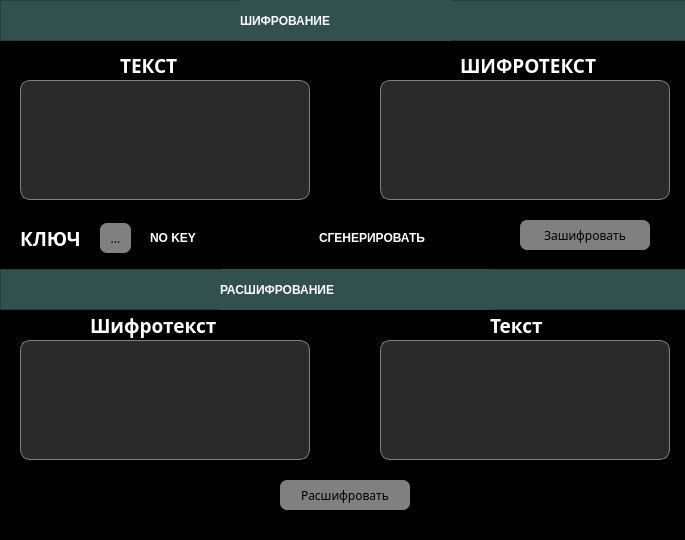
<?xml version="1.0" encoding="UTF-8"?>
<ui version="4.0">
 <class>MainWindow</class>
 <widget class="QMainWindow" name="MainWindow">
  <property name="geometry">
   <rect>
    <x>0</x>
    <y>0</y>
    <width>685</width>
    <height>540</height>
   </rect>
  </property>
  <property name="sizePolicy">
   <sizepolicy hsizetype="Fixed" vsizetype="Fixed">
    <horstretch>0</horstretch>
    <verstretch>0</verstretch>
   </sizepolicy>
  </property>
  <property name="minimumSize">
   <size>
    <width>685</width>
    <height>540</height>
   </size>
  </property>
  <property name="maximumSize">
   <size>
    <width>685</width>
    <height>540</height>
   </size>
  </property>
  <property name="windowTitle">
   <string>Вернам</string>
  </property>
  <property name="styleSheet">
   <string notr="true">background-color: rgb(0, 0, 0);</string>
  </property>
  <widget class="QWidget" name="centralwidget">
   <property name="styleSheet">
    <string notr="true">background-color: rgb(0, 0,0);</string>
   </property>
   <widget class="QLabel" name="label_10">
    <property name="geometry">
     <rect>
      <x>490</x>
      <y>310</y>
      <width>61</width>
      <height>30</height>
     </rect>
    </property>
    <property name="font">
     <font>
      <family>Century Gothic</family>
      <pointsize>14</pointsize>
      <weight>87</weight>
      <italic>false</italic>
      <bold>true</bold>
     </font>
    </property>
    <property name="styleSheet">
     <string notr="true">color: white;
font: 14pt &quot;Century Gothic&quot;;
font-weight: 700;
text-transform: uppercase;
</string>
    </property>
    <property name="text">
     <string>Текст</string>
    </property>
   </widget>
   <widget class="QPushButton" name="decrypt_btn">
    <property name="geometry">
     <rect>
      <x>280</x>
      <y>480</y>
      <width>130</width>
      <height>30</height>
     </rect>
    </property>
    <property name="font">
     <font>
      <family>Century Gothic</family>
     </font>
    </property>
    <property name="styleSheet">
     <string notr="true">QPushButton {
	color: black;
	background-color: grey;
	border-radius: 7px;
}

QPushButton:pressed {
	background-color: rgb(102, 102, 102);
}</string>
    </property>
    <property name="text">
     <string>Расшифровать</string>
    </property>
   </widget>
   <widget class="QLabel" name="label_9">
    <property name="geometry">
     <rect>
      <x>460</x>
      <y>50</y>
      <width>151</width>
      <height>30</height>
     </rect>
    </property>
    <property name="font">
     <font>
      <family>Century Gothic</family>
      <pointsize>14</pointsize>
      <weight>87</weight>
      <italic>false</italic>
      <bold>true</bold>
     </font>
    </property>
    <property name="styleSheet">
     <string notr="true">color: white;
font: 14pt &quot;Century Gothic&quot;;
font-weight: 700;</string>
    </property>
    <property name="text">
     <string>ШИФРОТЕКСТ</string>
    </property>
   </widget>
   <widget class="QFrame" name="frame_2">
    <property name="geometry">
     <rect>
      <x>0</x>
      <y>269</y>
      <width>701</width>
      <height>41</height>
     </rect>
    </property>
    <property name="autoFillBackground">
     <bool>false</bool>
    </property>
    <property name="styleSheet">
     <string notr="true">background-color: rgb(49, 80, 78)</string>
    </property>
    <property name="frameShape">
     <enum>QFrame::StyledPanel</enum>
    </property>
    <property name="frameShadow">
     <enum>QFrame::Raised</enum>
    </property>
    <widget class="QLabel" name="label_7">
     <property name="geometry">
      <rect>
       <x>220</x>
       <y>0</y>
       <width>271</width>
       <height>41</height>
      </rect>
     </property>
     <property name="styleSheet">
      <string notr="true">color: white;
font: 18pt &quot;Century Gothic&quot;;
font-weight: 700;</string>
     </property>
     <property name="text">
      <string>РАСШИФРОВАНИЕ</string>
     </property>
    </widget>
   </widget>
   <widget class="QFrame" name="frame">
    <property name="geometry">
     <rect>
      <x>0</x>
      <y>0</y>
      <width>701</width>
      <height>41</height>
     </rect>
    </property>
    <property name="styleSheet">
     <string notr="true">background-color: rgb(49, 80, 78)</string>
    </property>
    <property name="frameShape">
     <enum>QFrame::StyledPanel</enum>
    </property>
    <property name="frameShadow">
     <enum>QFrame::Raised</enum>
    </property>
    <widget class="QLabel" name="label_4">
     <property name="geometry">
      <rect>
       <x>240</x>
       <y>0</y>
       <width>211</width>
       <height>41</height>
      </rect>
     </property>
     <property name="styleSheet">
      <string notr="true">color: white;
font: 18pt &quot;Century Gothic&quot;;
font-weight: 700;</string>
     </property>
     <property name="text">
      <string>ШИФРОВАНИЕ</string>
     </property>
    </widget>
   </widget>
   <widget class="QPushButton" name="encrypt_btn">
    <property name="geometry">
     <rect>
      <x>520</x>
      <y>220</y>
      <width>130</width>
      <height>30</height>
     </rect>
    </property>
    <property name="font">
     <font>
      <family>Century Gothic</family>
     </font>
    </property>
    <property name="styleSheet">
     <string notr="true">QPushButton {
	color: black;
	background-color: grey;
	border-radius: 7px;
}

QPushButton:pressed {
	background-color: rgb(102, 102, 102);
}</string>
    </property>
    <property name="text">
     <string>Зашифровать</string>
    </property>
   </widget>
   <widget class="QLabel" name="label_8">
    <property name="geometry">
     <rect>
      <x>120</x>
      <y>50</y>
      <width>61</width>
      <height>30</height>
     </rect>
    </property>
    <property name="font">
     <font>
      <family>Century Gothic</family>
      <pointsize>14</pointsize>
      <weight>75</weight>
      <italic>false</italic>
      <bold>true</bold>
      <strikeout>false</strikeout>
      <stylestrategy>PreferAntialias</stylestrategy>
     </font>
    </property>
    <property name="styleSheet">
     <string notr="true">color: white;
</string>
    </property>
    <property name="text">
     <string>ТЕКСТ</string>
    </property>
   </widget>
   <widget class="QLabel" name="label_11">
    <property name="geometry">
     <rect>
      <x>90</x>
      <y>310</y>
      <width>151</width>
      <height>30</height>
     </rect>
    </property>
    <property name="font">
     <font>
      <family>Century Gothic</family>
      <pointsize>14</pointsize>
      <weight>87</weight>
      <italic>false</italic>
      <bold>true</bold>
     </font>
    </property>
    <property name="styleSheet">
     <string notr="true">color: white;
font: 14pt &quot;Century Gothic&quot;;
font-weight: 700;
text-transform: uppercase;
</string>
    </property>
    <property name="text">
     <string>Шифротекст</string>
    </property>
   </widget>
   <widget class="QPlainTextEdit" name="text_edit_encrypted">
    <property name="geometry">
     <rect>
      <x>20</x>
      <y>340</y>
      <width>290</width>
      <height>120</height>
     </rect>
    </property>
    <property name="styleSheet">
     <string notr="true">background-color: rgb(42, 42, 42);
border: 1px solid gray;
border-radius: 10px;
color: white;
</string>
    </property>
   </widget>
   <widget class="QTextBrowser" name="textBrowser_encrypted">
    <property name="geometry">
     <rect>
      <x>380</x>
      <y>80</y>
      <width>290</width>
      <height>120</height>
     </rect>
    </property>
    <property name="styleSheet">
     <string notr="true">background-color: rgb(42, 42, 42);
border: 1px solid gray;
border-radius: 10px;
color: white;
</string>
    </property>
   </widget>
   <widget class="QTextBrowser" name="textBrowser_decrypted">
    <property name="geometry">
     <rect>
      <x>380</x>
      <y>340</y>
      <width>290</width>
      <height>120</height>
     </rect>
    </property>
    <property name="styleSheet">
     <string notr="true">background-color: rgb(42, 42, 42);
border: 1px solid gray;
border-radius: 10px;
color: white;
</string>
    </property>
   </widget>
   <widget class="QPlainTextEdit" name="text_edit">
    <property name="geometry">
     <rect>
      <x>20</x>
      <y>80</y>
      <width>290</width>
      <height>120</height>
     </rect>
    </property>
    <property name="styleSheet">
     <string notr="true">background-color: rgb(42, 42, 42);
border: 1px solid gray;
border-radius: 10px;
color: white;
</string>
    </property>
   </widget>
   <widget class="QLabel" name="label">
    <property name="geometry">
     <rect>
      <x>20</x>
      <y>230</y>
      <width>71</width>
      <height>16</height>
     </rect>
    </property>
    <property name="font">
     <font>
      <family>Century Gothic</family>
      <pointsize>14</pointsize>
      <weight>75</weight>
      <bold>true</bold>
     </font>
    </property>
    <property name="styleSheet">
     <string notr="true">color: white;</string>
    </property>
    <property name="text">
     <string>КЛЮЧ</string>
    </property>
   </widget>
   <widget class="QPushButton" name="key_btn">
    <property name="geometry">
     <rect>
      <x>100</x>
      <y>223</y>
      <width>31</width>
      <height>30</height>
     </rect>
    </property>
    <property name="font">
     <font>
      <family>Century Gothic</family>
     </font>
    </property>
    <property name="styleSheet">
     <string notr="true">QPushButton {
	color: black;
	background-color: grey;
	border-radius: 7px;
}

QPushButton:pressed {
	background-color: rgb(102, 102, 102);
}</string>
    </property>
    <property name="text">
     <string>...</string>
    </property>
   </widget>
   <widget class="QLabel" name="label_2">
    <property name="geometry">
     <rect>
      <x>150</x>
      <y>230</y>
      <width>131</width>
      <height>16</height>
     </rect>
    </property>
    <property name="styleSheet">
     <string notr="true">color: white;
font: 14pt &quot;Century Gothic&quot;;
font-weight: 700;
text-transform: uppercase;
</string>
    </property>
    <property name="text">
     <string>NO KEY</string>
    </property>
   </widget>
   <widget class="QCheckBox" name="checkBox">
    <property name="geometry">
     <rect>
      <x>300</x>
      <y>228</y>
      <width>191</width>
      <height>20</height>
     </rect>
    </property>
    <property name="styleSheet">
     <string notr="true">color: white;
font: 14pt &quot;Century Gothic&quot;;
font-weight: 700;
text-transform: uppercase;
</string>
    </property>
    <property name="text">
     <string>СГЕНЕРИРОВАТЬ</string>
    </property>
   </widget>
  </widget>
 </widget>
 <resources/>
 <connections/>
</ui>
